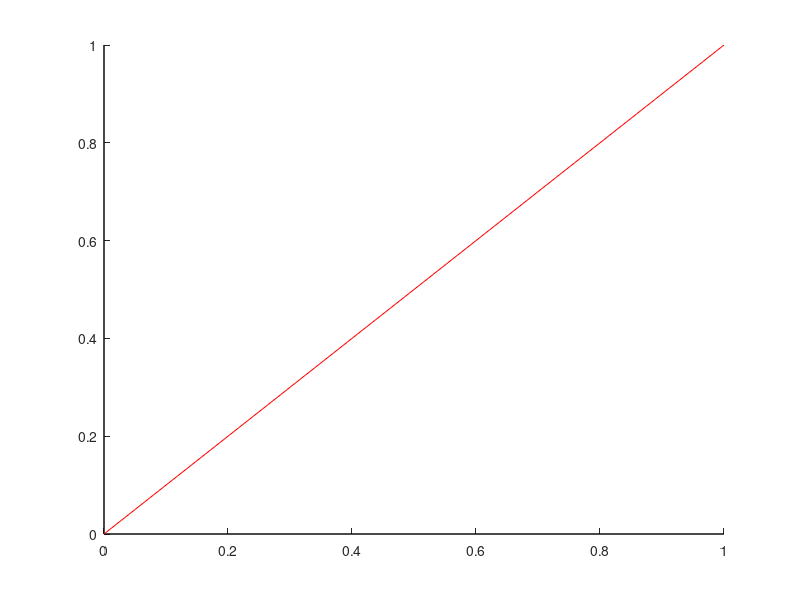

Write the MATLAB code that produced this figure.
function drawXandEqualityLine()
xlim = get(gca,'xlim');
ylim = get(gca,'ylim');

% draw x through zero zero 
line([0 0], ylim,'Color',[0 0 0]);
line(xlim, [0 0],'Color',[0 0 0]);

%draw equaliy line 
line(xlim, ylim,'Color',[1 0 0]);
end